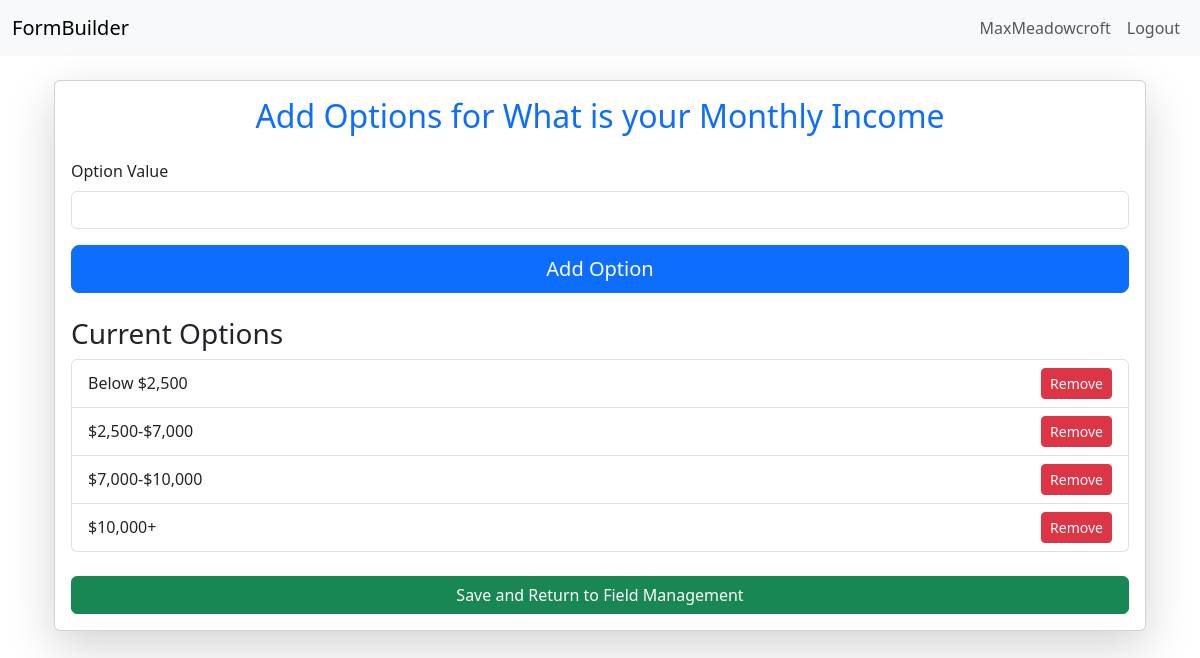
Page /app/form/field/25/options/ (signed in) on the committed database.
### builder/models.py (models this page shows, shortened)
class FormField(models.Model):
    form = models.ForeignKey(Form, on_delete=models.CASCADE, related_name="fields")
    label = models.CharField(max_length=255)
    description = models.TextField(blank=True, null=True)
    field_type = models.CharField(max_length=50, choices=FIELD_TYPES)
    required = models.BooleanField(default=True)

class FieldOption(models.Model):
    form_field = models.ForeignKey(FormField, on_delete=models.CASCADE, related_name="options")
    value = models.CharField(max_length=255)

### builder/views.py (the view)
# urls.py: path('form/field/<int:field_id>/options/', views.add_field_options_view, name='add_field_options'),
@login_required
def add_field_options_view(request, field_id):
    field_instance = get_object_or_404(FormField, id=field_id, form__creator=request.user)
    if request.method == 'POST':
        option_value = request.POST.get('option_value')
        if option_value:
            FieldOption.objects.create(form_field=field_instance, value=option_value)
        return redirect('add_field_options', field_id=field_instance.id)
    return render(request, 'builder/add_field_options.html', {'field': field_instance})

### builder/templates/builder/add_field_options.html (shortened to what this page needs)
{% extends "base.html" %}
{% load crispy_forms_tags %}
{% block content %}
<div class="container mt-4">
    <div class="card shadow-lg">
        <div class="card-body">
            <h2 class="text-center text-primary mb-4">Add Options for {{ field.label }}</h2>
            <form method="POST">
                <div class="mb-3">
                    <label for="option_value" class="form-label">Option Value</label>
                    <input type="text" class="form-control" name="option_value" id="option_value" required>
                </div>
                <button type="submit" class="btn btn-lg btn-primary w-100">Add Option</button>
            </form>
            <h3 class="mt-4">Current Options</h3>
            <ul class="list-group">
                {% for option in field.options.all %}
                <li class="list-group-item d-flex justify-content-between align-items-center">
                    {{ option.value }}
                    <form method="POST" action="{% url 'delete_field_option' option.id %}" class="ms-auto">
                        <button type="submit" class="btn btn-sm btn-danger">Remove</button>
                    </form>
                </li>
                {% empty %}
                <li class="list-group-item">No options added yet.</li>
                {% endfor %}
            </ul>
            <div class="mt-4 text-center">
                <a href="{% url 'manage_fields' field.form.form_hash %}" class="btn btn-success w-100">Save and Return to Field Management</a>
            </div>
        </div>
    </div>
</div>
{% endblock %}

### authentication/templates/base.html (shortened to what this page needs)
<!DOCTYPE html>
<html lang="en">
<head>
    <link href="https://cdn.jsdelivr.net/npm/bootstrap@5.3.3/dist/css/bootstrap.min.css" rel="stylesheet">
    {% load crispy_forms_tags %}
</head>
<body>
    <nav class="navbar navbar-expand-lg navbar-light bg-light">
        <div class="container-fluid">
            <a class="navbar-brand" href="{% url 'home' %}">FormBuilder</a>
            <div class="collapse navbar-collapse" id="navbarNav">
                <ul class="navbar-nav ms-auto">
                    {% if user.is_authenticated %}
                        <li class="nav-item">
                            <a class="nav-link" href="#">{{ user.username }}</a>
                        </li>
                        <li class="nav-item">
                            <a class="nav-link" href="{% url 'logout' %}">Logout</a>
                        </li>
                    {% endif %}
                </ul>
            </div>
        </div>
    </nav>
    <div class="container mt-4">
        {% block content %}{% endblock %}
    </div>
</body>
</html>

### rows in the picture
FormField: label "What is your Monthly Income"
FieldOption: value "Below $2,500"
FieldOption: value "$2,500-$7,000"
FieldOption: value "$7,000-$10,000"
FieldOption: value "$10,000+"

### other values in the picture
{{ user.username }} "MaxMeadowcroft"
